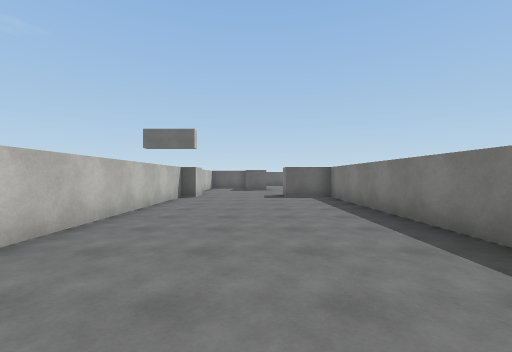
[1] (above)

16 first-person views from a walk through a Unity game level. The camera is 1.4 m above the floor, looks level and sees 90° across. The floor is counted in squares, 2 m on a side. Each view is taken from the middle of a square. On the plan, view 1 faces up. The plan holds only what a view shows up to about 9 squares ahead; the rest is blank. Surface patterns are stand-ins for the level's own textures.

[2]
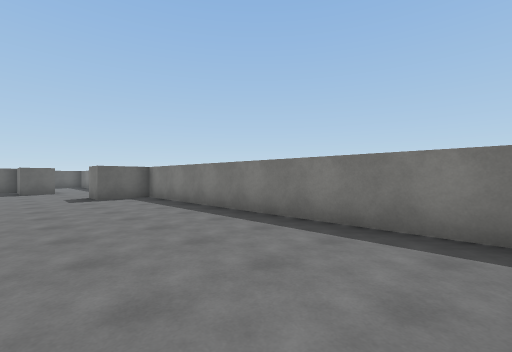

[3]
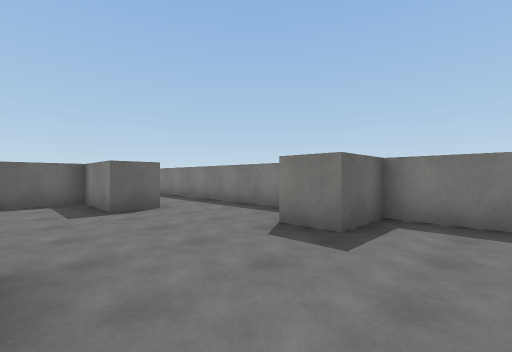

[4]
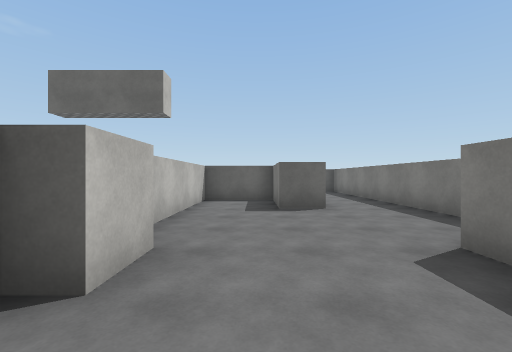

[5]
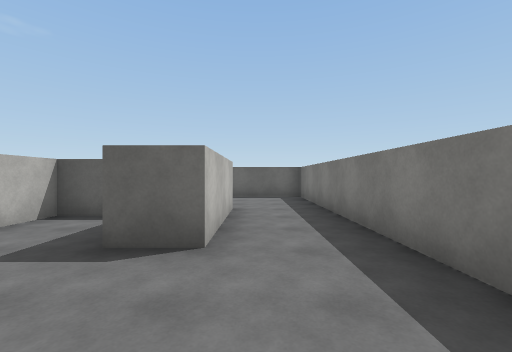

[6]
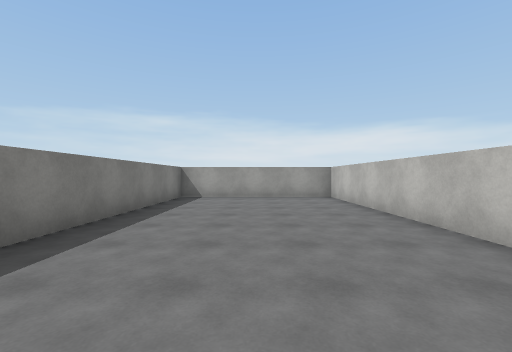

[7]
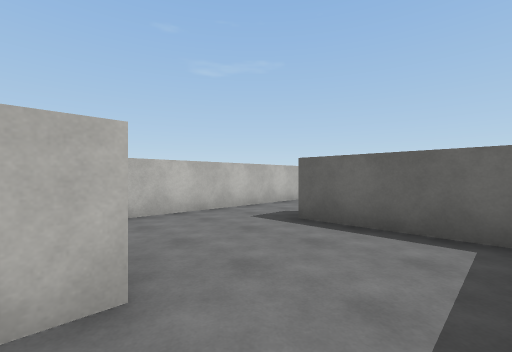

[8]
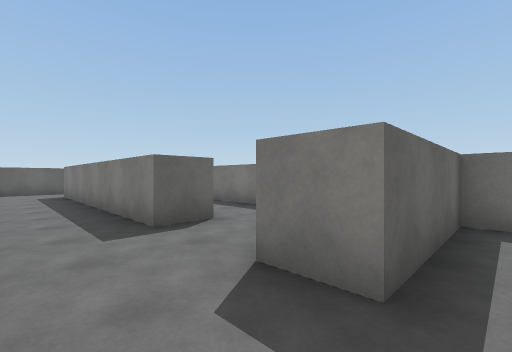

[9]
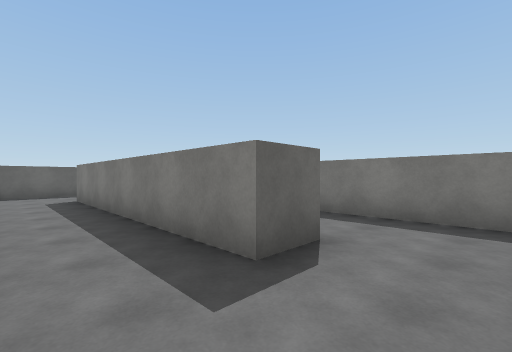

[10]
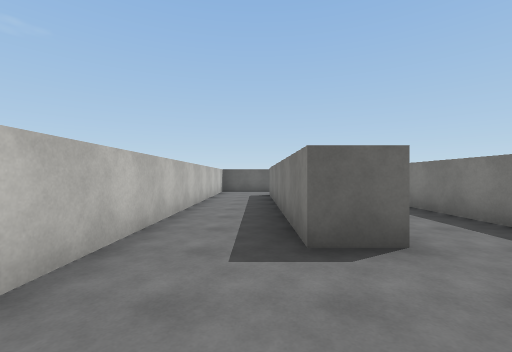

[11]
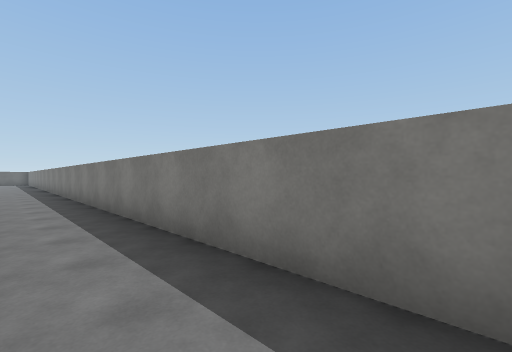

[12]
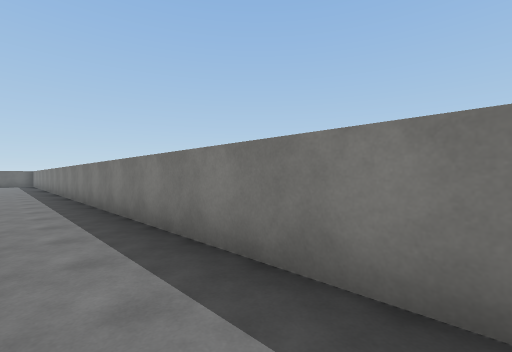

[13]
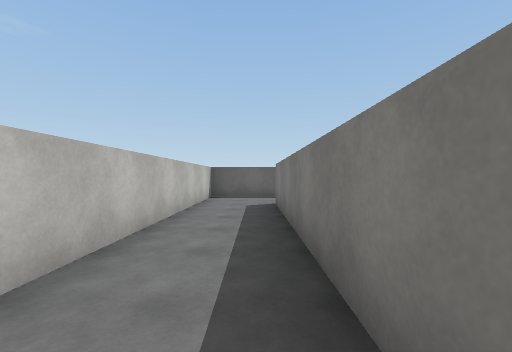

[14]
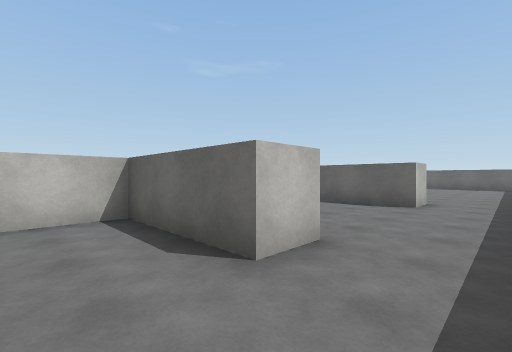

[15]
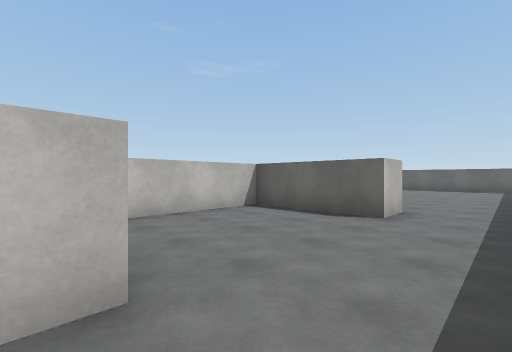

[16]
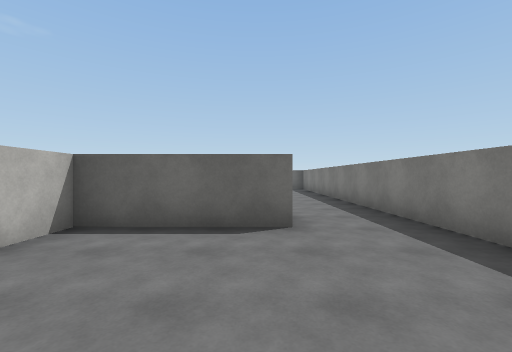

### Floor plan
Points are (right, up) in squares from view 1. A wall is a line through its corners. A room is listed if a view was taken in it or the views show most of it. See-through windows are left out.
Room 1 (views 1, 2, 3, 4, 5, 6, 7, 8)
walls: (-2, 9.5) (-2, 8.5) (-2.5, 8.5) (-2.5, -0.5) (2.5, -0.5) (2.5, 8.5) (1, 8.5) (1, 9.5); (2.5, 10.6) (2.5, 18.5) (-0.5, 18.5); (0.5, 15.5) (0.5, 12.5) (-0.5, 12.5) (-0.5, 14.5) (-2.5, 14.5) (-2.5, 10.8); (-2.5, 18.5) (-2.5, 16.5)
ways out: opening at (-1.5, 19) to room 2
Room 2 (views 9, 10, 13)
walls: (0.6, 21.5) (-0.5, 21.5) (-0.5, 28.5); (0.5, 30.5) (-2.5, 30.5) (-2.5, 18.5); (-0.5, 18.5) (-0.5, 19.5)
ways out: opening at (-1.5, 19) to room 1; opening at (0, 20.5) to room 3; opening at (0, 29.5) to room 3
Room 3 (views 11, 12, 14)
walls: (2.5, 20) (2.5, 30.5)
ways out: opening at (0, 20.5) to room 2; opening at (0, 29.5) to room 2; opening at (1.5, 31) to room 4
Room 4 (views 15, 16)
walls: (0.5, 31.5) (0.5, 30.5); (0.5, 36.5) (0.5, 35.5) (-2.5, 35.5) (-2.5, 32.5); (2.5, 30.5) (2.5, 36.5)
ways out: opening at (1.5, 31) to room 3; opening at (1.5, 36)

Where each view was taken, in squares from view 1:
view 1: 0 up, 0 right, facing up
view 2: 0 up, 1 left, facing up-right
view 3: 7 up, 2 left, facing up-right
view 4: 7 up, 1 left, facing up
view 5: 10 up, 1 right, facing up
view 6: 8 up, 0 right, facing down
view 7: 15 up, 2 right, facing up-left
view 8: 18 up, 2 left, facing up-right
view 9: 20 up, 2 left, facing up-right
view 10: 19 up, 1 left, facing up
view 11: 20 up, 1 right, facing up-right
view 12: 24 up, 1 right, facing up-right
view 13: 22 up, 1 left, facing up
view 14: 29 up, 2 right, facing up-left
view 15: 31 up, 2 right, facing up-left
view 16: 32 up, 0 right, facing up
